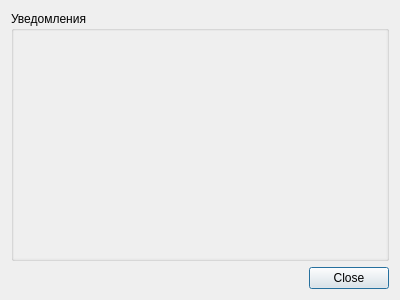
<?xml version="1.0" encoding="UTF-8"?>
<ui version="4.0">
 <class>notifications</class>
 <widget class="QDialog" name="notifications">
  <property name="geometry">
   <rect>
    <x>0</x>
    <y>0</y>
    <width>400</width>
    <height>300</height>
   </rect>
  </property>
  <property name="windowTitle">
   <string>Dialog</string>
  </property>
  <layout class="QGridLayout" name="gridLayout">
   <item row="1" column="0">
    <widget class="QDialogButtonBox" name="buttonBox">
     <property name="orientation">
      <enum>Qt::Orientation::Horizontal</enum>
     </property>
     <property name="standardButtons">
      <set>QDialogButtonBox::StandardButton::Close</set>
     </property>
     <property name="centerButtons">
      <bool>false</bool>
     </property>
    </widget>
   </item>
   <item row="0" column="0">
    <widget class="QGroupBox" name="groupBox">
     <property name="title">
      <string>Уведомления</string>
     </property>
     <layout class="QGridLayout" name="gridLayout_2">
      <property name="leftMargin">
       <number>0</number>
      </property>
      <property name="topMargin">
       <number>0</number>
      </property>
      <property name="rightMargin">
       <number>0</number>
      </property>
      <property name="bottomMargin">
       <number>0</number>
      </property>
      <property name="spacing">
       <number>0</number>
      </property>
      <item row="0" column="0">
       <widget class="QScrollArea" name="scrollArea">
        <property name="frameShape">
         <enum>QFrame::Shape::NoFrame</enum>
        </property>
        <property name="widgetResizable">
         <bool>true</bool>
        </property>
        <widget class="QWidget" name="scrollAreaWidgetContents">
         <property name="geometry">
          <rect>
           <x>0</x>
           <y>0</y>
           <width>376</width>
           <height>227</height>
          </rect>
         </property>
        </widget>
       </widget>
      </item>
     </layout>
    </widget>
   </item>
  </layout>
 </widget>
 <resources/>
 <connections>
  <connection>
   <sender>buttonBox</sender>
   <signal>accepted()</signal>
   <receiver>notifications</receiver>
   <slot>accept()</slot>
   <hints>
    <hint type="sourcelabel">
     <x>248</x>
     <y>254</y>
    </hint>
    <hint type="destinationlabel">
     <x>157</x>
     <y>274</y>
    </hint>
   </hints>
  </connection>
  <connection>
   <sender>buttonBox</sender>
   <signal>rejected()</signal>
   <receiver>notifications</receiver>
   <slot>reject()</slot>
   <hints>
    <hint type="sourcelabel">
     <x>316</x>
     <y>260</y>
    </hint>
    <hint type="destinationlabel">
     <x>286</x>
     <y>274</y>
    </hint>
   </hints>
  </connection>
 </connections>
</ui>
